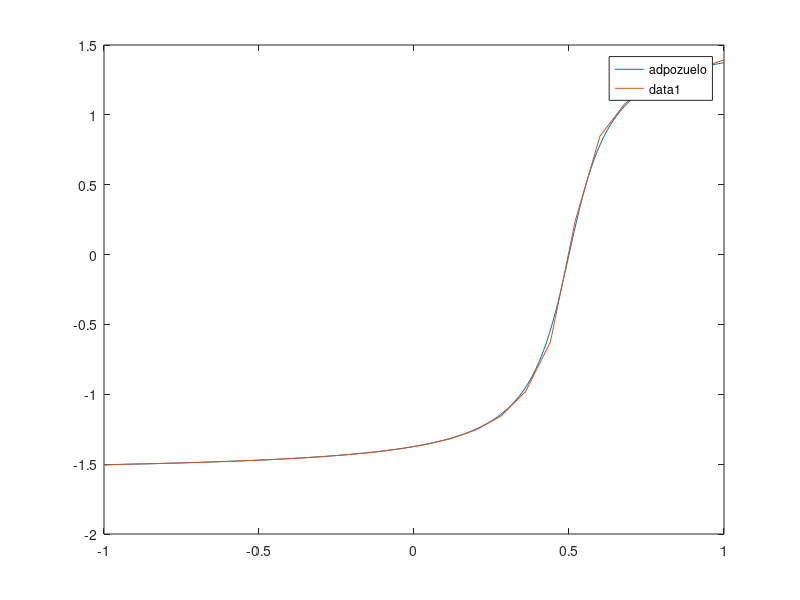

The MATLAB source for this figure:
function L2Projector1D()
n = 25; % number of subintervals
h = 2/n; % mesh size
x = -1:h:1; %mesh
M = MassAssembler1D(x); % assemble mass
b = LoadAssembler1D(x, @adpozuelo); % assemble load
Pf = M\b; % solve linear system
fplot(@adpozuelo,[-1,1]); 
hold on;
plot(x,Pf) % plot L^2 projection
l2_error_quadratic(n,x,Pf,@adpozuelo)
end

function M = MassAssembler1D(x)
n = length(x)-1; % number of subintervals
M = zeros(n+1, n+1); % allocate mass matrix
for i = 1:n % loop over subintervals
    h = x(i+1) - x(i); % interval length
    M(i,i) = M(i,i) + h/3; % add h/3 to M(i,i)
    M(i,i+1) = M(i,i+1) + h/6; 
    M(i+1,i) = M(i+1,i) + h/6;
    M(i+1,i+1) = M(i+1,i+1) + h/3;
end
end

function b = LoadAssembler1D(x,f)
n = length(x)-1;
b = zeros(n+1,1);
for i = 1:n
    h = x(i+1) - x(i);
    b(i) = b(i) + f(x(i)) * h/2;
    b(i+1) = b(i+1) + f(x(i+1)) * h/2;
end
end

function f = adpozuelo(x)
e = 0.1;
f = atan((x-0.5)/e);
end

function e2 = l2_error_quadratic(n,x,u,exact)
e2 = 0.0;
quad_num = 3;
abscissa(1) = -0.774596669241483377035853079956;
abscissa(2) = 0.000000000000000000000000000000;
abscissa(3) = 0.774596669241483377035853079956;
weight(1) = 0.555555555555555555555555555556;
weight(2) = 0.888888888888888888888888888889;
weight(3) = 0.555555555555555555555555555556;
e_num = ( n - 1 ) / 2;
for e = 1 : e_num
    l = 2 * e - 1;
    m = 2 * e;
    r = 2 * e + 1;
    xl = x(l);
    xm = x(m);
    xr = x(r);
    for q = 1 : quad_num
      xq = ( ( 1.0 - abscissa(q) ) * xl + ( 1.0 + abscissa(q) ) * xr ) / 2.0;
      wq = weight(q) * ( xr - xl ) / 2.0;
      vl = ( ( xq - xm ) / ( xl - xm ) ) * ( ( xq - xr ) / ( xl - xr ) );
      vm = ( ( xq - xl ) / ( xm - xl ) ) * ( ( xq - xr ) / ( xm - xr ) );
      vr = ( ( xq - xl ) / ( xr - xl ) ) * ( ( xq - xm ) / ( xr - xm ) );
      uq = u(l) * vl + u(m) * vm + u(r) * vr;
      eq = exact ( xq );
      e2 = e2 + wq * ( uq - eq )^2;
    end
 end
  e2 = sqrt ( e2 );
  return
end

